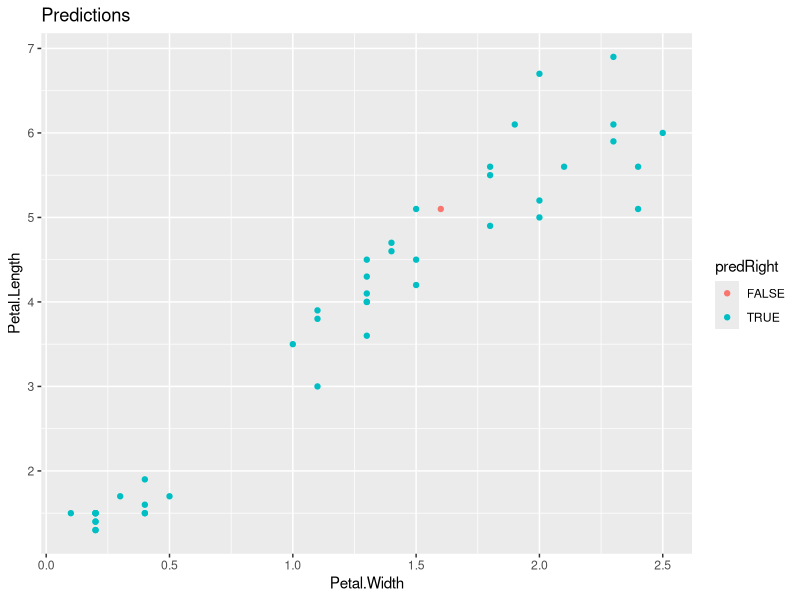

Source code (R):
data(iris)

names(iris)

install.packages("caret")

install.packages("ggplot2")

install.packages("randomForest")

install.packages("e1071")

library(caret)

library(ggplot2)

library(randomForest)

library(e1071)

inTrain <- createDataPartition(y = iris$Species, p = .7, list = FALSE)

training <- iris[inTrain,]

testing <- iris[ - inTrain,]

modFit <- train(Species ~ ., data = training, method = 'rf', prox = TRUE)

modFit

getTree(modFit$finalModel, k = 2)

iris[105,]


#predicting the Testing set

pred <- predict(modFit, testing)

pred

testing$predRight <- pred == testing$Species

table(pred, testing$Species)

qplot(Petal.Width,Petal.Length,colour=predRight,data=testing,main='Predictions')
